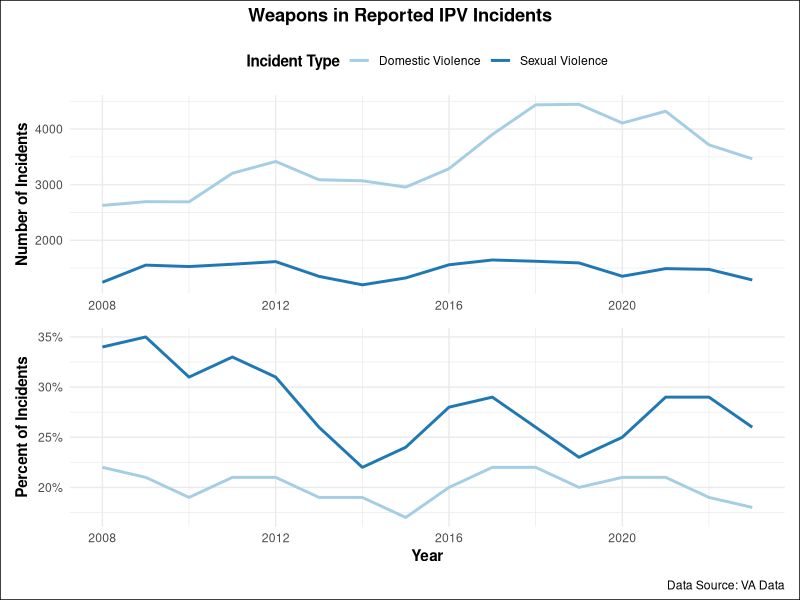
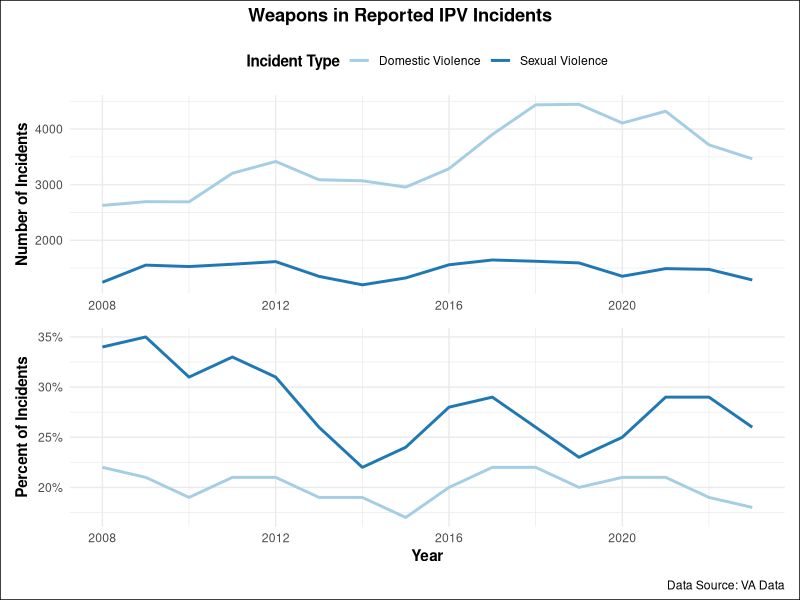

Here is the R script that generated these plots, in order:

library(cowplot)
library(patchwork)
library(readxl)
library(tidyverse)

dv <- read_excel("policybrief/DV_SV_Data.xlsx") 

dv <- dv %>% 
  mutate(number_weapon = Services*Percent_Weapon,
         number_police = Services*Percent_Police_Report,
         Type = case_when(
           Type == "DV" ~ "Domestic Violence",
           Type == "SV" ~ "Sexual Violence"
         ))

v1 <- ggplot(dv, aes(x = Year, y = Percent_Weapon, color = Type)) +
  geom_line(linewidth = 1) +
  theme_minimal() +
  scale_color_brewer(palette = "Paired") +
  scale_y_continuous(labels = scales::percent) +
  labs(y = "Percent of Incidents",
       color = "Incident Type") +
  theme(legend.position = "none",
        axis.title = element_text(face = "bold"))


v2 <- ggplot(dv, aes(x = Year, y = number_weapon, color = Type)) +
  geom_line(linewidth = 1) +
  theme_minimal() +
  theme(legend.position = "top",
        legend.title = element_text(face = "bold"),
        axis.title = element_text(face = "bold")) +
  scale_color_brewer(palette = "Paired") +
  labs(y = "Number of Incidents",
       color = "Incident Type", 
       x = NULL) 

v2 / v1 + plot_annotation("Weapons in Reported IPV Incidents", caption = "Data Source: VA Data",
                          theme = theme(
                            plot.title = element_text(hjust=0.5, face = "bold"),
                            plot.background = element_rect(color = "black", fill = NA)))
# something that shows these elements

ggsave("policybrief/image/va_data.png")



